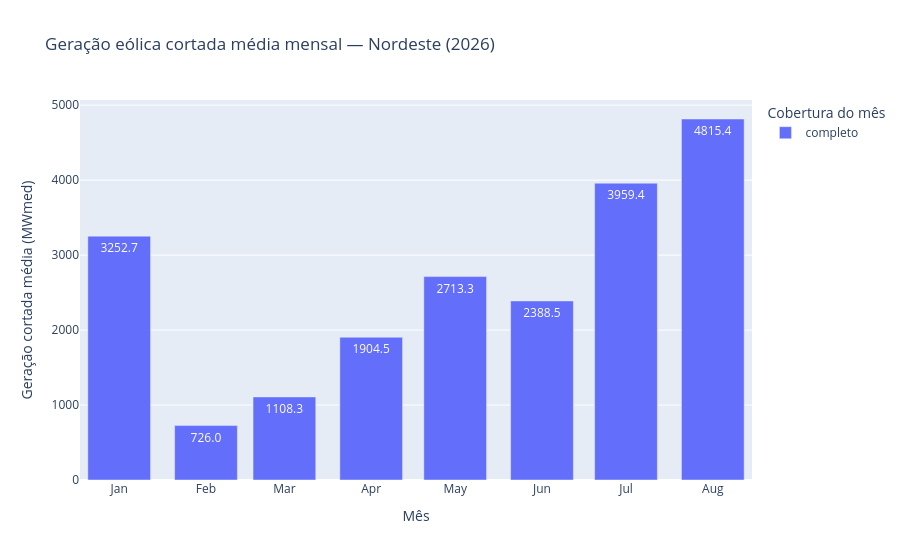

Notebook code for this chart:
### Code cell
fig = px.bar(
    mensal_2026,
    x="mes",
    y="geracao_cortada_media_mwmed",
    color="status",
    text_auto=".1f",
    labels={
        "mes": "Mês",
        "geracao_cortada_media_mwmed": "Geração cortada média (MWmed)",
        "status": "Cobertura do mês",
    },
    title="Geração eólica cortada média mensal — Nordeste (2026)",
)
fig.update_xaxes(dtick="M1", tickformat="%b")
fig.update_layout(hovermode="x unified")
fig.show()

### Figure 1 — Plotly figure (JSON) as saved in the notebook; plotly's stock layout.template omitted (floating-point values rounded to 4 significant figures)
{"data": [{"hovertemplate": "Cobertura do mês=completo<br>Mês=%{x}<br>Geração cortada média (MWmed)=%{y}<extra></extra>", "legendgroup": "completo", "marker": {"color": "#636efa", "pattern": {"shape": ""}}, "name": "completo", "orientation": "v", "showlegend": true, "textposition": "auto", "texttemplate": "%{y:.1f}", "type": "bar", "x": ["2026-01-01T00:00:00.000000", "2026-02-01T00:00:00.000000", "2026-03-01T00:00:00.000000", "2026-04-01T00:00:00.000000", "2026-05-01T00:00:00.000000", "2026-06-01T00:00:00.000000", "2026-07-01T00:00:00.000000", "2026-08-01T00:00:00.000000"], "xaxis": "x", "y": [3253.0, 726.0, 1108.0, 1905.0, 2713.0, 2389.0, 3959.0, 4815.0], "yaxis": "y"}], "layout": {"barmode": "relative", "hovermode": "x unified", "legend": {"title": {"text": "Cobertura do mês"}, "tracegroupgap": 0}, "title": {"text": "Geração eólica cortada média mensal — Nordeste (2026)"}, "xaxis": {"anchor": "y", "domain": [0, 1], "dtick": "M1", "tickformat": "%b", "title": {"text": "Mês"}}, "yaxis": {"anchor": "x", "domain": [0, 1], "title": {"text": "Geração cortada média (MWmed)"}}}}
